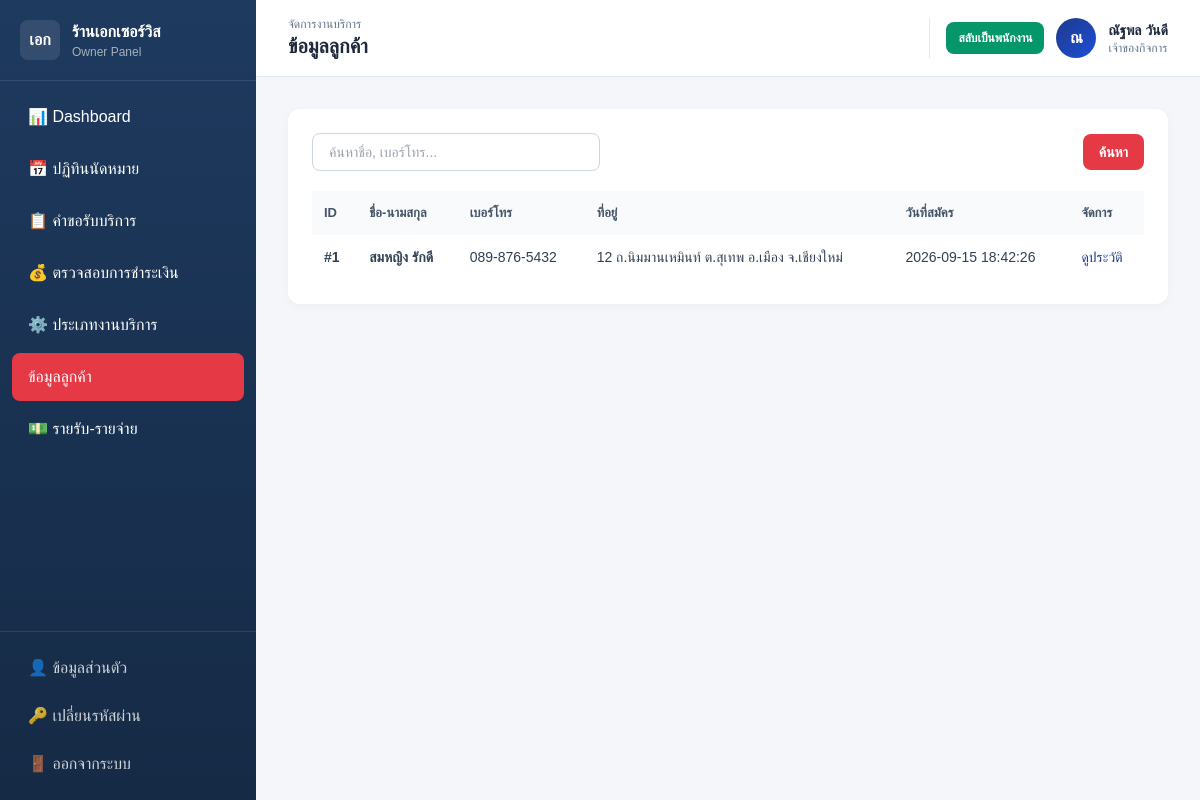
Page /owner/customers.php (signed in) on the committed database.
### tables this page shows
CREATE TABLE `customer` (
  `customer_id` int(11) NOT NULL,
  `line_user_id` varchar(50) NOT NULL,
  `full_name` varchar(100) NOT NULL,
  `phone` varchar(15) DEFAULT NULL,
  `email` varchar(100) DEFAULT NULL,
  `password` varchar(255) DEFAULT NULL,
  `address` text DEFAULT NULL,
  `latitude` decimal(10,6) DEFAULT NULL,
  `longitude` decimal(10,6) DEFAULT NULL,
  `created_at` datetime NOT NULL DEFAULT current_timestamp()
);

### owner/customers.php (the view, shortened to what this page needs)
<?php
require_once __DIR__ . '/../includes/header_owner.php';
$search = trim($_GET['search'] ?? '');
$sql = "SELECT * FROM Customer WHERE 1=1";
$params = [];
$sql .= " ORDER BY created_at DESC";
$stmt = $pdo->prepare($sql);
$stmt->execute($params);
$customers = $stmt->fetchAll();
?>
<div class="card p-6">
  <form method="GET" class="flex items-center justify-between mb-5 flex-wrap gap-3">
    <input type="text" name="search" value="<?= htmlspecialchars($search) ?>" placeholder="ค้นหาชื่อ, เบอร์โทร..." class="px-4 py-2 border border-slate-300 rounded-lg w-full sm:w-72 text-sm outline-none" />
    <button class="btn-accent px-4 py-2 rounded-lg text-sm font-semibold">ค้นหา</button>
  </form>
  <div class="overflow-x-auto">
    <table class="w-full data-table">
      <thead><tr><th class="text-left p-3">ID</th><th class="text-left p-3">ชื่อ-นามสกุล</th><th class="text-left p-3">เบอร์โทร</th><th class="text-left p-3">ที่อยู่</th><th class="text-left p-3">วันที่สมัคร</th><th class="text-left p-3">จัดการ</th></tr></thead>
      <tbody>
      <?php foreach ($customers as $c): ?>
        <tr class="hover:bg-slate-50">
          <td class="p-3 font-semibold">#<?= $c['customer_id'] ?></td>
          <td class="p-3 font-semibold"><?= htmlspecialchars($c['full_name']) ?></td>
          <td class="p-3"><?= htmlspecialchars($c['phone']) ?></td>
          <td class="p-3 text-sm"><?= htmlspecialchars($c['address']) ?></td>
          <td class="p-3 text-sm text-slate-500"><?= $c['created_at'] ?></td>
          <td class="p-3"><a href="/web_app/owner/jobs.php?search=<?= urlencode($c['full_name']) ?>" class="text-blue-900 hover:underline text-sm">ดูประวัติ</a></td>
        </tr>
      <?php endforeach; ?>
      </tbody>
    </table>
  </div>
</div>
<?php require_once __DIR__ . '/../includes/footer.php'; ?>

### includes/header_owner.php (style rules this page uses)
* { font-family: 'Kanit', sans-serif; box-sizing: border-box; }
body { background: #f4f6fa; margin: 0; }
.card { background: white; border-radius: 12px; box-shadow: 0 2px 8px rgba(0,0,0,0.04); }
.btn-accent { background: #e63946; color: white; }
table.data-table th { background: #f8fafc; color: #475569; font-weight: 600; font-size: 13px; }
table.data-table td { font-size: 14px; color: #334155; }

### rows in the picture
customer: customer_id "1", full_name "สมหญิง รักดี", phone "089-876-5432", address "12 ถ.นิมมานเหมินท์ ต.สุเทพ อ.เมือง จ.เชียงใหม่", created_at "2026-09-15 18:42:26"

### other values in the picture
$breadcrumb "จัดการงานบริการ"
$pageTitle "ข้อมูลลูกค้า"
mb_substr($me['name'], 0, 1) "ณ"
$me['name'] "ณัฐพล วันดี"
